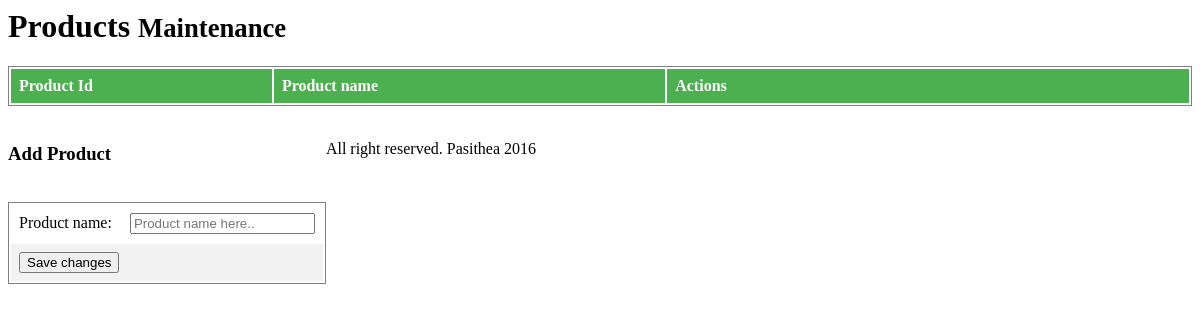
Page /admin/products.php on the earlier database version.
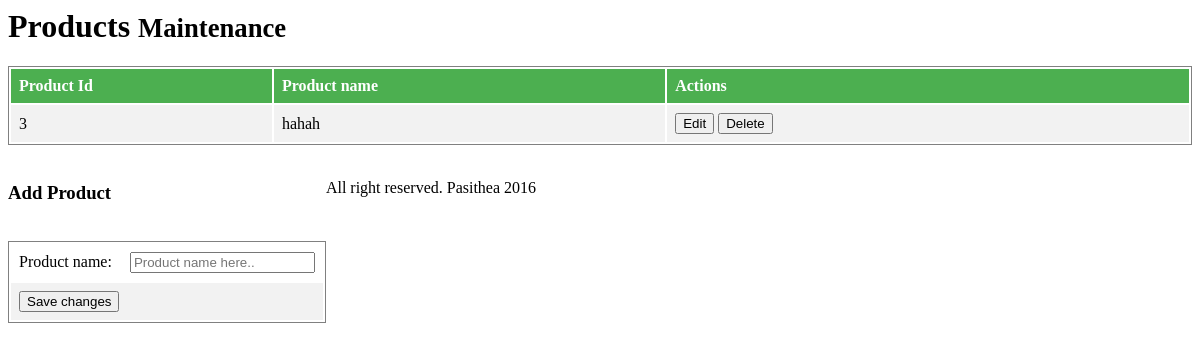
Same page on the later database version.
### tables this page shows
CREATE TABLE `pasithea_products` (
  `prodId` int(10) NOT NULL,
  `ProductName` varchar(100) NOT NULL
);

### admin/includes/product_api.php (called while the page is built, shortened)
<?php
$db = new Database();
$db = $db->connect();
function getProducts(){
	$q = "SELECT * from pasithea_products";
	return s2_query($q);
}
function s2_query($sql){
	global $db;
	$result = $db->query($sql) or die(mysqli_error($db));
	if ( !$result || $result->num_rows == 0 ) {
		return false;
	}
	$rows = array();
	while( $r = $result->fetch_object() ) {
		$rows[] = $r;
	}
	return $rows;
}
?>

### admin/products.php (the view, shortened to what this page needs)
<?php
include_once('includes/product_api.php');
?>
	<div id="page-inner">
		<div class="row">
			<div class="col-md-12">
					<h1 class="page-header">
					Products <small>Maintenance</small>
					</h1>
						<table>
							<tr>
								<th width='10%'>Product Id</h>
								<th width='15%'>Product name</th>
								<th width='20%'>Actions</th>
							</tr>
								<?php
								$res = getProducts();
								if($res){
									foreach($res as $rows){
								?>
									<tr id='<?php echo $rows->prodId?>'>
										<td class='prodId'><?php echo $rows->prodId;?></td>
										<td class='prodName'><?php echo $rows->ProductName;?></td>
										<td>
										<input type='button' id='edit-product' value='Edit'/>
										<input type='button' id='delete-product' value='Delete'/>
										</td>
									</tr>
									<?php
									}
								}
								?>
						</table>
							<br>
					<div style='float:left'>
					<h3>Add Product</h3>
					<br>
					<table>
						<form method="POST">
							<tr>
								<td>Product name:</td>
								<td><input type='text' id='prodName' name='prodName' placeholder='Product name here..' required/></td>
							</tr>
							<tr>
								<td colspan='2'><input type="submit" name='saveProduct' value="Save changes" /></td>
							</tr>
						</form>
					</table>
					</div>
			</div>
		</div>
		<footer><p>All right reserved. Pasithea 2016</p></footer>
	</div>

Differences in the rows shown:
added pasithea_products: prodId "3", ProductName "hahah"
